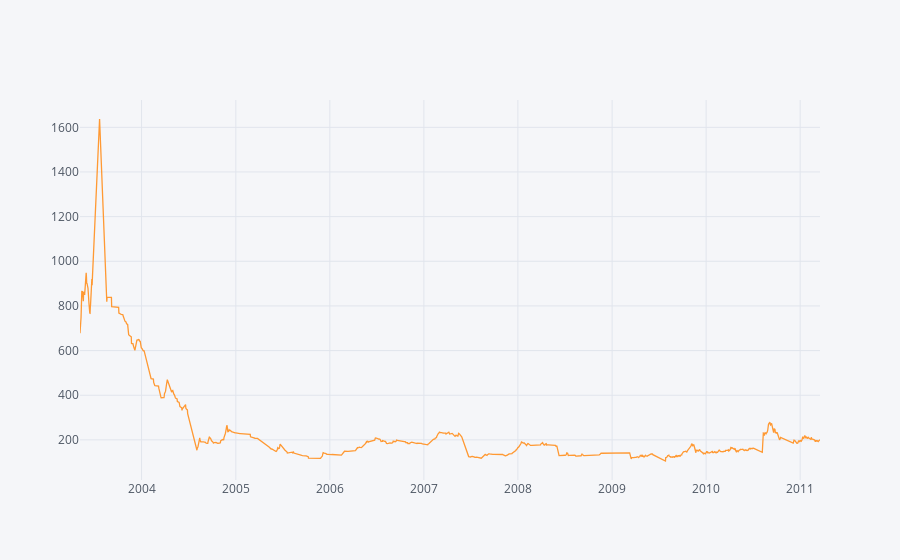

Source (notebook cell):
### Code cell
# import chart_studio.plotly as py
# import plotly.graph_objs as go
from plotly.offline import iplot, init_notebook_mode
# from plotly.tools import mpl_to_plotly
# import plotly.io as pio
# import cufflinks
# cufflinks.go_offline(connected=True)
# init_notebook_mode(connected=True)

df_sel = df[np.logical_and(df.year > 1380, df.year < 1390)]
df_sel["adj_close"].iplot()

### Figure 1 — Plotly figure (JSON) as saved in the notebook; plotly's stock layout.template omitted (floating-point values rounded to 4 significant figures; data arrays with more than 128 entries replaced by an {"elided": "..."} marker saying what was removed)
{"data": [{"line": {"color": "rgba(255, 153, 51, 1.0)", "dash": "solid", "shape": "linear", "width": 1.3}, "mode": "lines", "name": "adj_close", "text": "", "type": "scatter", "x": {"elided": "1588 str values"}, "y": {"elided": "1588 float values"}}], "layout": {"legend": {"bgcolor": "#F5F6F9", "font": {"color": "#4D5663"}}, "paper_bgcolor": "#F5F6F9", "plot_bgcolor": "#F5F6F9", "title": {"font": {"color": "#4D5663"}}, "xaxis": {"gridcolor": "#E1E5ED", "showgrid": true, "tickfont": {"color": "#4D5663"}, "title": {"font": {"color": "#4D5663"}, "text": ""}, "zerolinecolor": "#E1E5ED"}, "yaxis": {"gridcolor": "#E1E5ED", "showgrid": true, "tickfont": {"color": "#4D5663"}, "title": {"font": {"color": "#4D5663"}, "text": ""}, "zerolinecolor": "#E1E5ED"}}}
